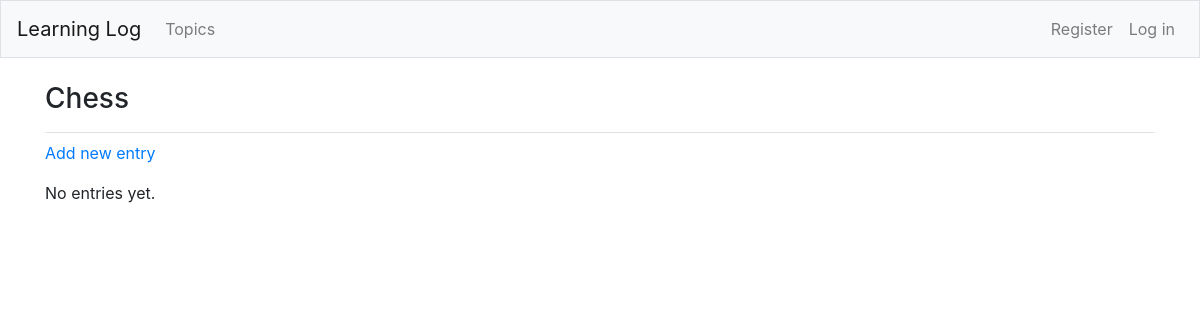
The app's page /topics/1/, older data.
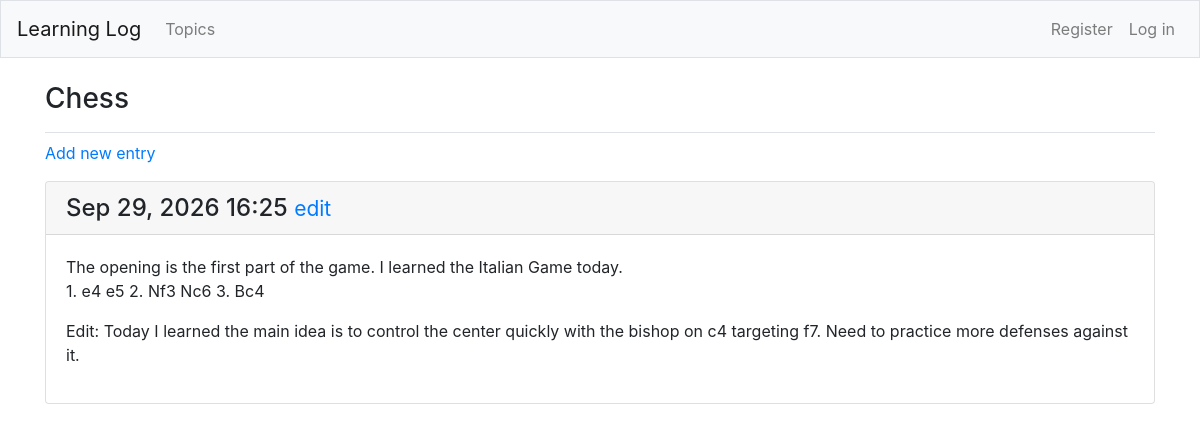
The same page, newer data.
### learning_logs/models.py (models this page shows, shortened)
class Topic(models.Model):
    text = models.CharField(max_length=200)
    date_added = models.DateTimeField(auto_now_add=True)
    def __str__(self):
        return self.text

class Entry(models.Model):
    topic = models.ForeignKey(Topic, on_delete=models.CASCADE)
    text = models.TextField()
    date_added = models.DateTimeField(auto_now_add=True)
    class Meta:
        verbose_name_plural = 'entries'

### learning_logs/views.py (the view)
# urls.py: path('topics/<int:topic_id>/', views.topic, name='topic'),
def topic(request, topic_id):
    topic = Topic.objects.get(id=topic_id)
    entries = topic.entry_set.order_by('-date_added')
    context = {'topic': topic, 'entries': entries}
    return render(request, 'learning_logs/topic.html', context)

### learning_logs/templates/learning_logs/topic.html
{% extends 'learning_logs/base.html' %}
{% block page_header %}<h3>{{ topic }}</h3>{% endblock page_header %}
{% block content %}
<p><a href="{% url 'learning_logs:new_entry' topic.id %}">Add new entry</a></p>
{% for entry in entries %}
<div class="card mb-3"><h4 class="card-header">{{ entry.date_added|date:'M d, Y H:i' }} <small><a href="{% url 'learning_logs:edit_entry' entry.id %}">edit</a></small></h4><div class="card-body">{{ entry.text|linebreaks }}</div></div>
{% empty %}<p>No entries yet.</p>{% endfor %}
{% endblock content %}

### learning_logs/templates/learning_logs/base.html (shortened to what this page needs)
{% load bootstrap4 %}
<!doctype html>
<html lang="en">
<head><meta charset="utf-8"><meta name="viewport" content="width=device-width, initial-scale=1"><title>Learning Log</title>{% bootstrap_css %}{% bootstrap_javascript jquery='full' %}</head>
<body>
<nav class="navbar navbar-expand-md navbar-light bg-light mb-4 border">
<a class="navbar-brand" href="{% url 'learning_logs:index'%}">Learning Log</a>
<div class="collapse navbar-collapse" id="navbarCollapse">
<ul class="navbar-nav mr-auto"><li class="nav-item"><a class="nav-link" href="{% url 'learning_logs:topics'%}">Topics</a></li></ul>
<ul class="navbar-nav ml-auto">
{% if user.is_authenticated %}
<li class="nav-item"><span class="navbar-text">Hello, {{ user.username }}.</span></li>
<li class="nav-item"><form action="{% url 'accounts:logout' %}" method="post" class="ml-2">{% csrf_token %}<button class="btn btn-outline-secondary btn-sm">Log out</button></form></li>
{% else %}
<li class="nav-item"><a class="nav-link" href="{% url 'accounts:register' %}">Register</a></li>
<li class="nav-item"><a class="nav-link" href="{% url 'accounts:login' %}">Log in</a></li>
{% endif %}
</ul></div></nav>
<main class="container"><div class="pb-2 mb-2 border-bottom">{% block page_header %}{% endblock %}</div><div>{% block content %}{% endblock %}</div></main>
</body></html>

Row changes from the older to the newer data that the page shows:
added Entry: date_added "Sep 29, 2026 16:25", text "The opening is the first part of the game. I learned the Italian Game today. 1. e4 e5 2. Nf3 Nc6 3. Bc4 Edit: Today I learned the main idea is to control the center quickly with the bishop on c4 targeting f7. Need to practice more defenses against it."
Text that changed along with them:
text no longer shown: "No entries yet."
